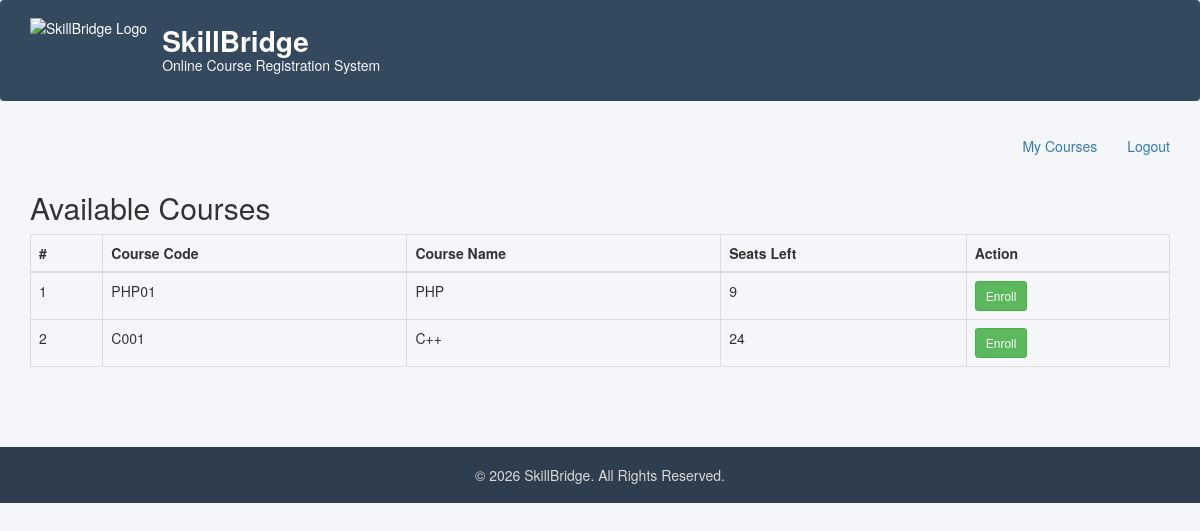
Screenshot of /enroll.php (signed in) with the database file from the repository.
### tables this page shows
CREATE TABLE `course` (
  `id` int(11) NOT NULL,
  `courseCode` varchar(255) DEFAULT NULL,
  `courseName` varchar(255) DEFAULT NULL,
  `courseUnit` varchar(255) DEFAULT NULL,
  `noofSeats` int(11) DEFAULT NULL,
  `creationDate` timestamp NULL DEFAULT current_timestamp(),
  `updationDate` varchar(255) DEFAULT NULL
);

### enroll.php (the view, shortened to what this page needs)
<?php
include('includes/config.php');
?>
<?php include('includes/header.php'); ?>
<section class="menu-section">
<div class="container">
    <ul class="nav navbar-nav navbar-right">
        <li><a href="enroll-history.php">My Courses</a></li>
        <li><a href="logout.php">Logout</a></li>
    </ul>
</div>
</section>
<div class="content-wrapper">
<div class="container">
<h2>Available Courses</h2>
<table class="table table-bordered">
<thead>
<tr>
    <th>#</th>
    <th>Course Code</th>
    <th>Course Name</th>
    <th>Seats Left</th>
    <th>Action</th>
</tr>
</thead>
<tbody>
<?php
$sql = mysqli_query($con, "SELECT * FROM course");
$cnt = 1;
while ($row = mysqli_fetch_assoc($sql)) {
    $countQuery = mysqli_query($con,
        "SELECT COUNT(*) as total FROM courseenrolls WHERE course='".$row['id']."'"
    );
    $countData = mysqli_fetch_assoc($countQuery);
    $seatsLeft = $row['noofSeats'] - $countData['total'];
?>
<tr>
    <td><?php echo $cnt++; ?></td>
    <td><?php echo htmlentities($row['courseCode']); ?></td>
    <td><?php echo htmlentities($row['courseName']); ?></td>
    <td><?php echo $seatsLeft; ?></td>
    <td>
        <?php if ($seatsLeft > 0) { ?>
            <a href="enroll.php?id=<?php echo $row['id']; ?>">
                <button class="btn btn-success btn-sm">Enroll</button>
            </a>
        <?php } else { ?>
            <button class="btn btn-danger btn-sm" disabled>Full</button>
        <?php } ?>
    </td>
</tr>
<?php } ?>
</tbody>
</table>
</div>
</div>
<?php include('includes/simple-footer.php'); ?>

### assets/css/style.css (style rules this page uses)
h1, h2, h3 { color:#333; }

### rows the page displays
course: courseCode "PHP01", courseName "PHP", seatsLeft "9"
course: courseCode "C001", courseName "C++", seatsLeft "24"
